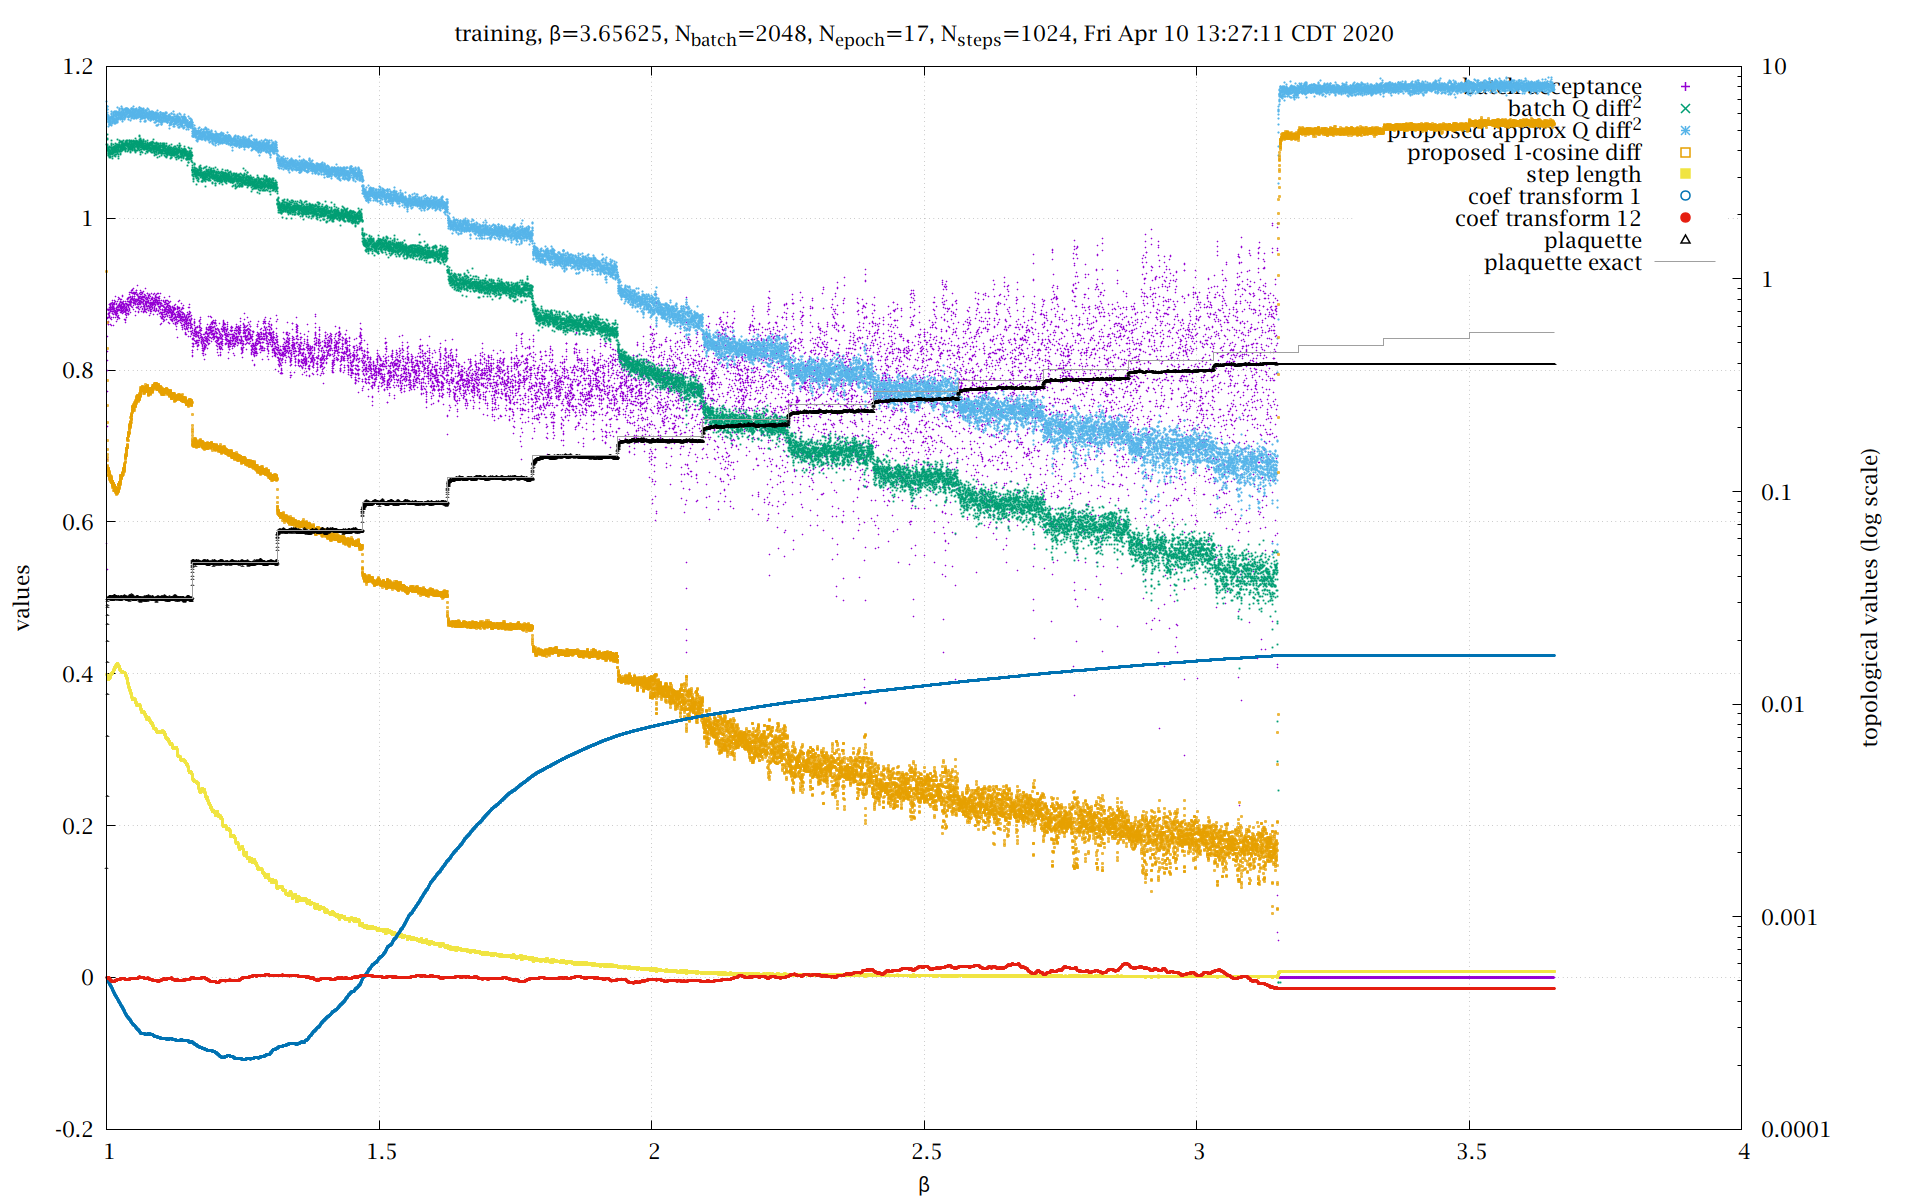

Write the gnuplot code that produced this figure.
#!/usr/bin/env gnuplot
set term pngcairo size 1920,1200 font "Lucida Bright OT,16"
set output ARG0[*:strlen(ARG0)-2].'png'
beta='3.65625'
batch=2048
epoch=17
steps=1024

file=ARG0[*:strlen(ARG0)-2].'log'

j(ex)="<jconsole -js 'exit echo ".ex."'"
$plaq<<e
(,: 1 bi % 0 bi=:1 : '"'"'(i.0) H. (1+m)@(0.25&*)@*: * ^&m@-: % (!m)"_'"'"')
e
plaqStep=j('($~2,~2%~#),|:(,~(e%~b,0)-~])' . $plaq[1] . '>:(b=:'.beta.'-1)*e%~>:i.e=:'.epoch)
steptobeta(n)=1.+(beta-1.)*n/steps/epoch

set pointsize 0.25

set log y2
set ytics nomirror
set y2tics nomirror
set autoscale  y
set autoscale y2
set grid

set title 'training, β=' . beta . ', N_{batch}=' . batch . ', N_{epoch}=' . epoch . ', N_{steps}=' . steps . ', ' . system('date -r '.file)
set xlabel 'β'
set ylabel 'values'
set y2label 'topological values (log scale)'

do for [i=1:20] { eval 'st'.i.'="w p lc '.i.' pt '.i.' notitle, 1/0 w p lc '.i.' pt '.i.' lw 1.5 ps 1.5 t"' }
plot \
	"<awk -F '[][,: ]*' '/^accept/{print $2}' ".file u (steptobeta($0)):1 @st1 'batch acceptance', \
	"<awk -F '[][,: ]*' '/^topo:/{x=0;for(i=2;i<NF;++i){qq[i]=$i;x+=(qo[i]-qq[i])**2}print x/(NF-2); for(i in qq)qo[i]=qq[i]}' ".file u (steptobeta($0)):1 axes x1y2 @st2 'batch Q diff^2', \
	"<awk -F '[][,: ]*' '/^topoDiff/{print $2}' ".file u (steptobeta($0)):1 axes x1y2 @st3 'proposed approx Q diff^2', \
	"<awk -F '[][,: ]*' '/^cosDiff/{print $2}' ".file u (steptobeta($0)):1 @st4 'proposed 1-cosine diff', \
	"<awk -F '[][,: ]*' '/^weights/{print $2}' ".file u (steptobeta($0)):1 @st5 'step length', \
	"<awk -F '[][,: ]*' 'w==1{print $2} w>0{w--} /^weights/{w=1}' ".file u (steptobeta($0)):(atan($1)/pi) @st6 'coef transform 1', \
	"<awk -F '[][,: ]*' 'w==1{print $2} w>0{w--} /^weights/{w=12}' ".file u (steptobeta($0)):(atan($1)/pi) @st7 'coef transform 12', \
	"<awk -F '[][,: ]*' '/^plaq/{print $2}' ".file u (steptobeta($0)):1 @st8 'plaquette', \
	plaqStep w l lc rgb '#a0a0a0' t 'plaquette exact'
